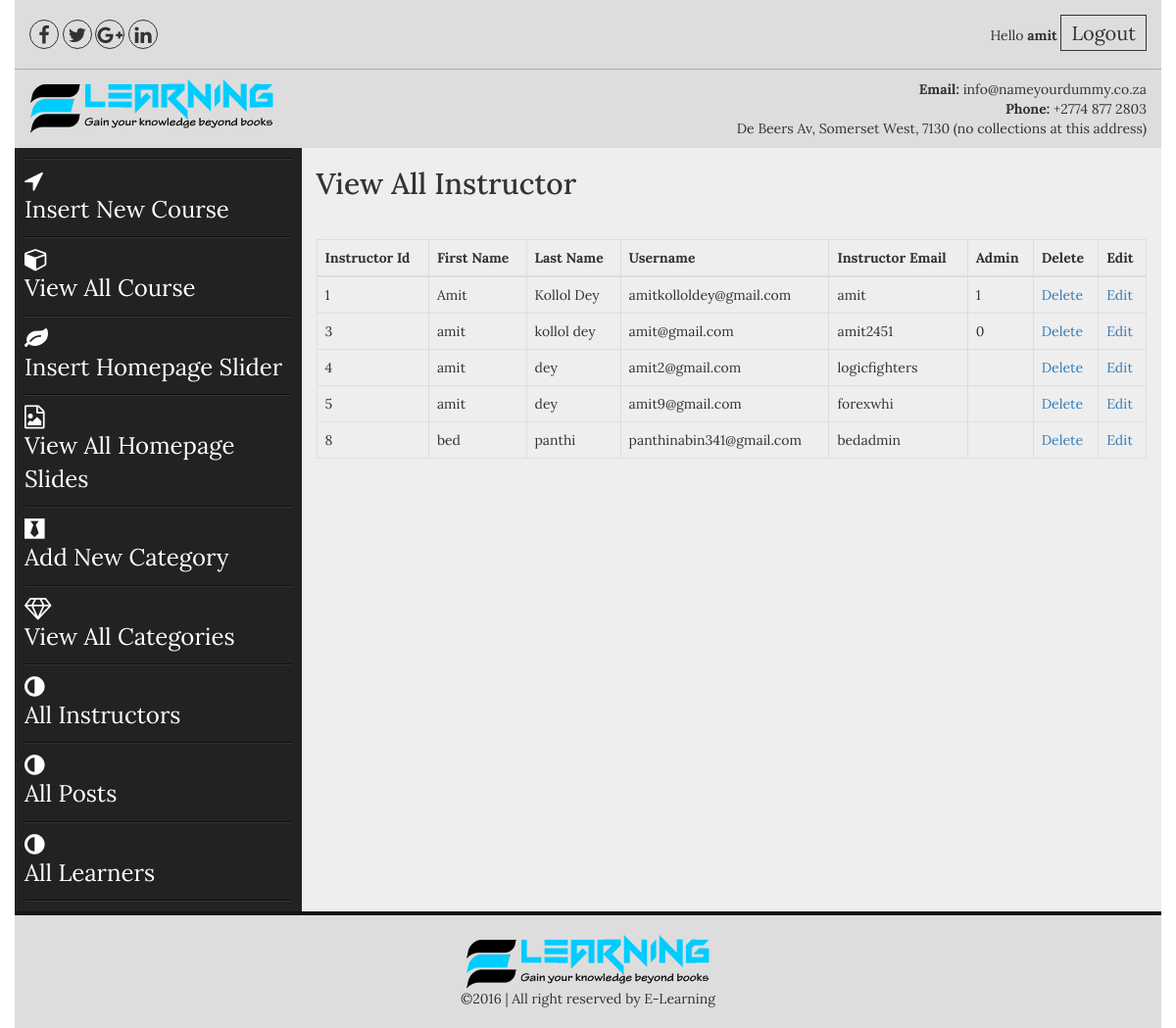
The app's page /admin/all_instructors.php (signed in) with its own data.
### tables this page shows
CREATE TABLE `instructors` (
  `user_id` int(100) NOT NULL,
  `user_fname` text NOT NULL,
  `user_lname` text NOT NULL,
  `user_name` varchar(100) NOT NULL,
  `user_email` varchar(100) NOT NULL,
  `user_pass` varchar(50) NOT NULL,
  `about` text NOT NULL,
  `admin` tinyint(1) DEFAULT NULL,
  PRIMARY KEY (`user_id`)
);

### admin/all_instructors.php (the view)
<?php include("includes/header.php");?>
<section class="admin_area">
    <div class="container">
        <div class="row">
            <?php include("includes/admin_menus.php");?>
            <div class="col-md-9 col-sm-9 col-xs-12">
                <div class="add_admin_content">
                   <h2>View All Instructor</h2>
                      <table class="table table-bordered">
                        <thead>
                          <tr>
                            <th>Instructor Id</th>
                            <th>First Name</th>
                            <th>Last Name</th>
                            <th>Username</th>
                            <th>Instructor Email</th>
                            <th>Admin</th>
                            <th>Delete</th>
                            <th>Edit</th>
                          </tr>
                        </thead>
                        <tbody>
                        <?php
                        $user = "select * from instructors";
                        $run_user = mysqli_query($con,$user);
                        while($user_row = mysqli_fetch_array($run_user)):
                        $user_id = $user_row ['user_id'];
                        $fname = $user_row ['user_fname'];
                        $lname = $user_row ['user_lname'];
                        $uemail = $user_row ['user_email'];
                        $uname = $user_row ['user_name'];
                        $admin = $user_row ['admin'];
                        ?>
                          <tr>
                            <td><?php echo $user_id;?></td>
                            <td><?php echo $fname;?></td>
                            <td><?php echo $lname;?></td>
                            <td><?php echo $uemail;?></td>
                            <td><?php echo $uname;?></td>
                            <td><?php echo $admin;?></td>
                            <td><a href="delete_instructor.php?del_user=<?php echo $user_id;?>">Delete</a></td>
                            <td><a href="edit_instructor.php?edit_user=<?php echo $user_id;?>">Edit</a></td>
                          </tr>
                        <?php endwhile;?>
                        </tbody>
                      </table>
                </div>
            </div>
        </div>
    </div>
</section>
<?php include("includes/footer.php");?>

### admin/css/style.css (style rules this page uses)
body { font-family: 'Lora', serif; }
h1,h2,h3,h4,h5,h6,p { margin: 0; padding: 0 }
.container { background: #eee }
.admin_area .row { position: relative; }
.add_admin_content h2 { margin-bottom: 40px; margin-top: 20px; }
body, html { height: 100%; }

### records on screen
instructors: user_id "1", user_fname "Amit", user_lname "Kollol Dey", user_email "amitkolloldey@gmail.com", user_name "amit", admin "1"
instructors: user_id "3", user_fname "amit", user_lname "kollol dey", user_email "amit@gmail.com", user_name "amit2451", admin "0"
instructors: user_id "4", user_fname "amit", user_lname "dey", user_email "amit2@gmail.com", user_name "logicfighters"
instructors: user_id "5", user_fname "amit", user_lname "dey", user_email "amit9@gmail.com", user_name "forexwhi"
instructors: user_id "8", user_fname "bed", user_lname "panthi", user_email "panthinabin341@gmail.com", user_name "bedadmin"

### other values on screen
$_SESSION['user_name'] "amit"
